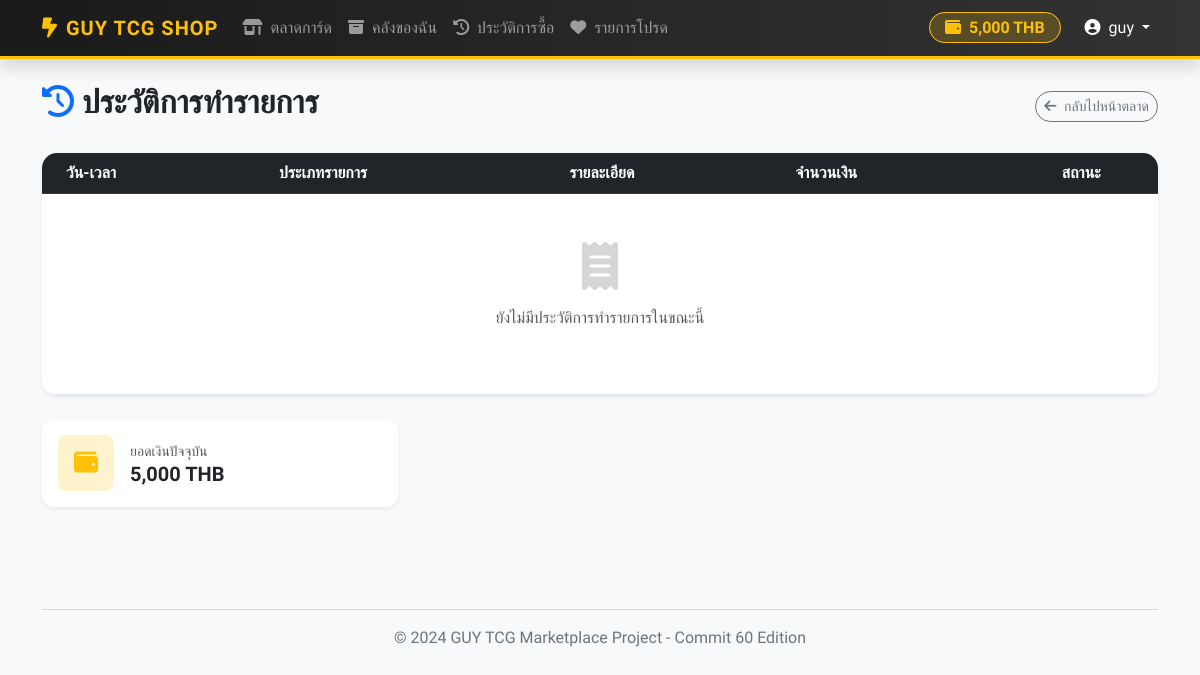
/history (signed in), run on an earlier commit of the app's database.
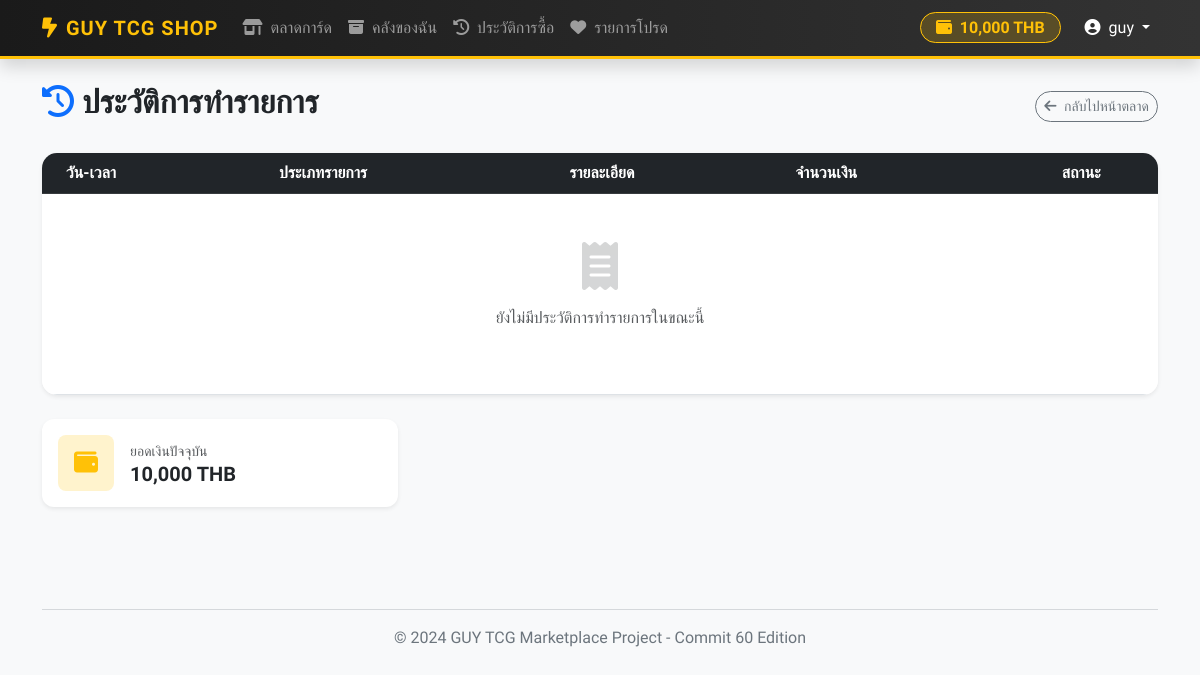
And on a later commit of the database.
### app.py (models this page shows)
class User(UserMixin, db.Model):
    id = db.Column(db.Integer, primary_key=True)
    username = db.Column(db.String(50), unique=True, nullable=False)
    password = db.Column(db.String(50), nullable=False)
    balance = db.Column(db.Integer, default=10000)
    cards = db.relationship('Card', backref='owner', lazy=True)

### app.py (the view)
@app.route('/history')
@login_required
def history():
    txs = Transaction.query.filter_by(user_id=current_user.id).order_by(Transaction.date.desc()).all()
    return render_template('history.html', transactions=txs)

### app.py (called while the page is built)
@login_manager.user_loader
def load_user(user_id):
    return User.query.get(int(user_id))

### templates/history.html (shortened to what the changed rows need)
{% extends "base.html" %}
{% block content %}
<div class="container mt-4">
    <div class="d-flex justify-content-between align-items-center mb-4">
        <h2 class="fw-bold"><i class="fa-solid fa-clock-rotate-left text-primary me-2"></i>ประวัติการทำรายการ</h2>
    </div>
    <div class="card shadow-sm border-0" style="border-radius: 15px; overflow: hidden;">
        <div class="table-responsive">
            <table class="table table-hover align-middle mb-0">
                <thead class="table-dark">
                    <tr>
                        <th class="ps-4">วัน-เวลา</th>
                        <th>ประเภทรายการ</th>
                        <th>รายละเอียด</th>
                        <th>จำนวนเงิน</th>
                        <th class="text-center">สถานะ</th>
                    </tr>
                </thead>
            </table>
        </div>
    </div>
    <div class="row mt-4">
        <div class="col-md-4">
            <div class="card bg-white border-0 shadow-sm p-3 mb-3" style="border-radius: 12px;">
                <div class="d-flex align-items-center">
                    <div>
                        <div class="text-muted small">ยอดเงินปัจจุบัน</div>
                        <div class="h5 fw-bold mb-0 text-dark">{{ "{:,}".format(current_user.balance) }} THB</div>
                    </div>
                </div>
            </div>
        </div>
    </div>
</div>
{% endblock %}

### templates/base.html (shortened to what this page needs)
<!DOCTYPE html>
<html lang="th">
<head>
    <link href="https://cdn.jsdelivr.net/npm/bootstrap@5.3.0/dist/css/bootstrap.min.css" rel="stylesheet">
    <link rel="stylesheet" href="https://cdnjs.cloudflare.com/ajax/libs/font-awesome/6.4.0/css/all.min.css">
</head>
<body>
    <nav class="navbar navbar-expand-lg navbar-dark sticky-top shadow">
        <div class="container">
            <a class="navbar-brand" href="/">
                <i class="fa-solid fa-bolt-lightning me-2"></i>GUY TCG SHOP
            </a>
            <div class="collapse navbar-collapse" id="navbarNav">
                <ul class="navbar-nav me-auto">
                    <li class="nav-item">
                        <a class="nav-link" href="/"><i class="fa-solid fa-shop me-1"></i> ตลาดการ์ด</a>
                    </li>
                    {% if current_user.is_authenticated %}
                    <li class="nav-item">
                        <a class="nav-link" href="/inventory"><i class="fa-solid fa-box-archive me-1"></i> คลังของฉัน</a>
                    </li>
                    <li class="nav-item">
                        <a class="nav-link" href="/history"><i class="fa-solid fa-clock-rotate-left me-1"></i> ประวัติการซื้อ</a>
                    </li>
                    <li class="nav-item">
                        <a class="nav-link" href="/wishlist"><i class="fa-solid fa-heart me-1"></i> รายการโปรด</a>
                    </li>
                    {% endif %}
                </ul>
                <div class="navbar-nav align-items-center">
                    {% if current_user.is_authenticated %}
                        <div class="nav-item me-3">
                            <span class="balance-badge">
                                <i class="fa-solid fa-wallet me-1"></i> {{ "{:,}".format(current_user.balance) }} THB
                            </span>
                        </div>
                        <li class="nav-item dropdown">
                            <a class="nav-link dropdown-toggle text-white" href="#" role="button" data-bs-toggle="dropdown">
                                <i class="fa-solid fa-user-circle me-1"></i> {{ current_user.username }}
                            </a>
                        </li>
                    {% else %}
                        <li class="nav-item">
                            <a class="btn btn-outline-warning btn-sm px-4 rounded-pill" href="/login">เข้าสู่ระบบ</a>
                        </li>
                    {% endif %}
                </div>
            </div>
        </div>
    </nav>
    <main>
        {% block content %}{% endblock %}
    </main>
    <footer class="footer">
        <div class="container">
            <hr>
            <p>&copy; 2024 GUY TCG Marketplace Project - Commit 60 Edition</p>
        </div>
    </footer>
</body>
</html>

What changed in the data, as far as the page shows it:
changed User "guy": balance "5,000" → "10,000"
